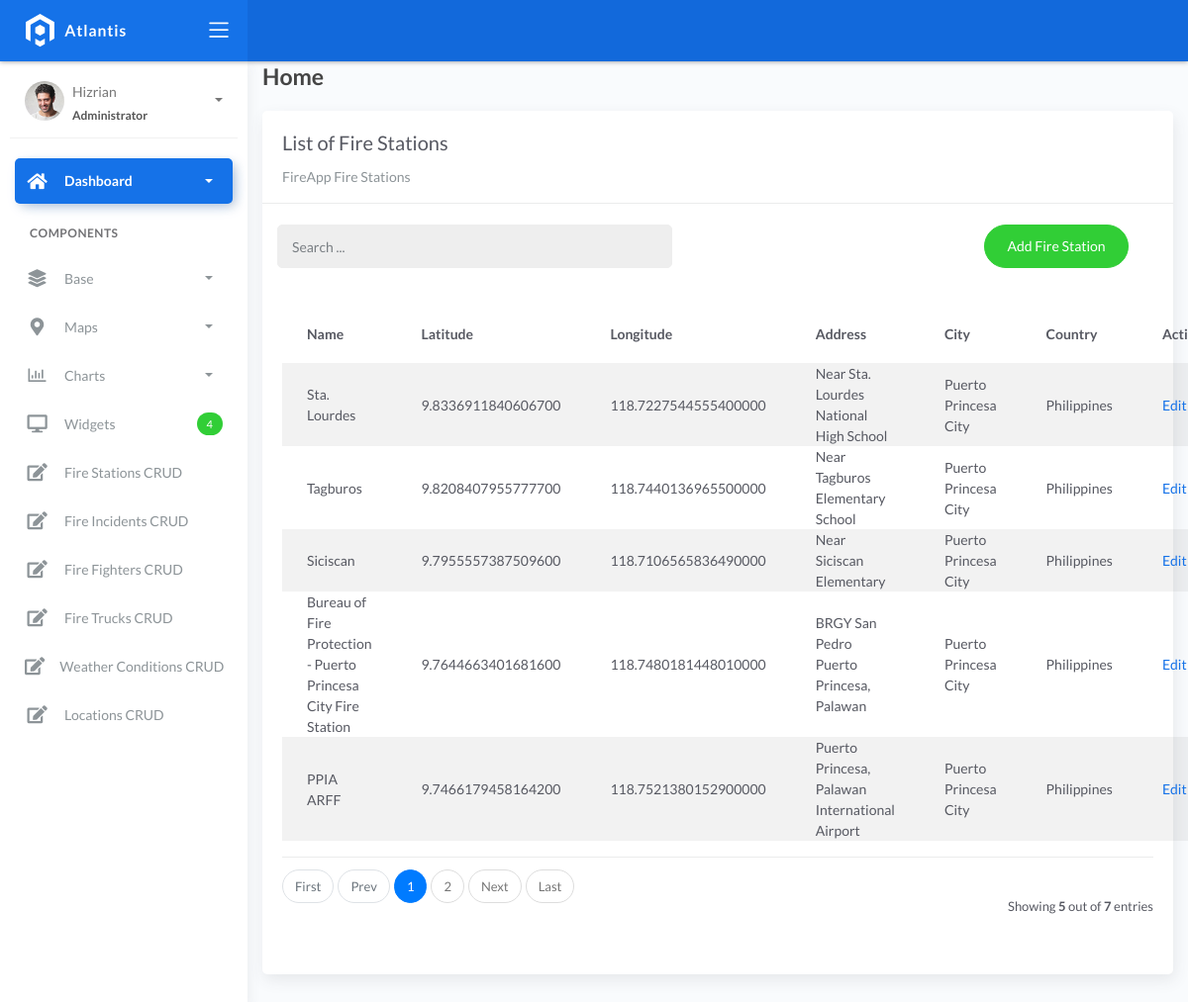
The app's page /firestationlist with its own data.
### fire/models.py (models this page shows)
class BaseModel(models.Model):
    created_at = models.DateTimeField(auto_now_add=True, db_index=True)
    updated_at = models.DateTimeField(auto_now=True)
    class Meta:
        abstract = True

class FireStation(BaseModel):
    name = models.CharField(max_length=150)
    latitude = models.DecimalField(
        max_digits=22, decimal_places=16, null=True, blank=True)
    longitude = models.DecimalField(
        max_digits=22, decimal_places=16, null=True, blank=True)
    address = models.CharField(max_length=150)
    city = models.CharField(max_length=150)  # can be in separate table
    country = models.CharField(max_length=150)  # can be in separate table

### fire/views.py (the view)
# urls.py: path('firestationlist', FireStationList.as_view(), name='firestation-list'),
class FireStationList(ListView):
    model = FireStation
    context_object_name = 'firestation'
    template_name = "listfirestations.html"
    paginate_by = 5
    def get_queryset(self, *args, **kwargs):
        qs = super(FireStationList, self).get_queryset(*args, **kwargs)
        if self.request.GET.get("q") != None:
            query = self.request.GET.get('q')
            qs = qs.filter(Q(name__icontains=query) |
            Q(city__icontains=query) | Q(country__icontains=query))
        return qs

### templates/listfirestations.html (shortened to what this page needs)
{% extends 'base.html' %} {% load static %} {% block content %}
<div class="content">
    <div class="container-fluid">
        <h4 class="page-title">Home</h4>
        <div class="row">
            <div class="col-md-12">
                <div class="card">
                    <div class="card-header">
                        <div class="card-title">List of Fire Stations</div>
                        <div class="card-category">FireApp Fire Stations</div>
                    </div>
                    <br>
                        <div class="col-md-12 row">
                            <div class="col-md-6">
                                <form action="" class="navbar-left navbar-form nav-search mr-md-3" action="{% url 'firestation-list' %}">
                                    <div class="input-group">
                                        <input type="text" placeholder="Search ..." class="form-control" name="q">
                                        <div class="input-group-append">
                                        <span class="input-group-text">
                                        </span>
                                        </div>
                                    </div>
                                </form>
                            </div>
                            <div class="col-md-6">
                                <div class="pull-right">
                                    <a href="{% url 'firestation-add' %}" class="btn btn-success btn-rounded">Add Fire Station</a>
                                </div>
                            </div>
                        </div>
                    <div class="card-body">
                        <table class="table table-striped mt-3">
                            <thead>
                                <tr>
                                    <th scope="col">Name</th>
                                    <th scope="col">Latitude</th>
                                    <th scope="col">Longitude</th>
                                    <th scope="col">Address</th>
                                    <th scope="col">City</th>
                                    <th scope="col">Country</th>
                                    <th scope="col" colspan="2">Action</th>
                                </tr>
                            </thead>
                            <tbody>
                                {% for object in object_list %}
                                <tr>
                                    <td>{{ object.name }}</td>
                                    <td>{{ object.latitude }}</td>
                                    <td>{{ object.longitude }}</td>
                                    <td>{{ object.address }}</td>
                                    <td>{{ object.city }}</td>
                                    <td>{{ object.country }}</td>
                                    <td><a href="firestationlist/{{ object.id }}">Edit</a></td>
                                </tr>
                                {% empty %}
                                <tr>
                                    <td colspan="4" style="text-align: center">
                                    <p class="text-sm font-weight-bold mb-0">No Records Found</p>
                                    </td>
                                </tr>
                                {% endfor %}
                            </tbody>
                        </table>
                        {% include 'includes/pagination.html' %}
                    </div>
                </div>
            </div>
        </div>
    </div>
</div>
{% endblock %}

### records on screen
FireStation: name "Sta. Lourdes", latitude "9.8336911840606700", longitude "118.7227544555400000", address "Near Sta. Lourdes National High School", city "Puerto Princesa City", country "Philippines"
FireStation: name "Tagburos", latitude "9.8208407955777700", longitude "118.7440136965500000", address "Near Tagburos Elementary School", city "Puerto Princesa City", country "Philippines"
FireStation: name "Siciscan", latitude "9.7955557387509600", longitude "118.7106565836490000", address "Near Siciscan Elementary", city "Puerto Princesa City", country "Philippines"
FireStation: name "Bureau of Fire Protection - Puerto Princesa City Fire Station", latitude "9.7644663401681600", longitude "118.7480181448010000", address "BRGY San Pedro Puerto Princesa, Palawan", city "Puerto Princesa City", country "Philippines"
FireStation: name "PPIA ARFF", latitude "9.7466179458164200", longitude "118.7521380152900000", address "Puerto Princesa, Palawan International Airport", city "Puerto Princesa City", country "Philippines"

### other values on screen
{{ page_num }} "1"
{{ page_num }} "2"
{{ object_list.count }} "5"
{{ paginator.count }} "7"
